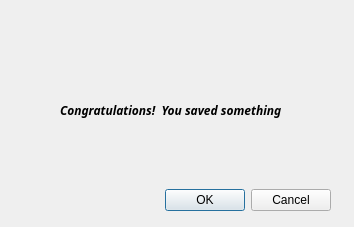
<?xml version="1.0" encoding="UTF-8"?>
<ui version="4.0">
 <class>Save_broadcast</class>
 <widget class="QDialog" name="Save_broadcast">
  <property name="geometry">
   <rect>
    <x>0</x>
    <y>0</y>
    <width>354</width>
    <height>227</height>
   </rect>
  </property>
  <property name="windowTitle">
   <string>Bailar Music</string>
  </property>
  <widget class="QDialogButtonBox" name="buttonBox">
   <property name="geometry">
    <rect>
     <x>110</x>
     <y>180</y>
     <width>221</width>
     <height>41</height>
    </rect>
   </property>
   <property name="orientation">
    <enum>Qt::Horizontal</enum>
   </property>
   <property name="standardButtons">
    <set>QDialogButtonBox::Cancel|QDialogButtonBox::Ok</set>
   </property>
  </widget>
  <widget class="QLabel" name="label">
   <property name="geometry">
    <rect>
     <x>60</x>
     <y>80</y>
     <width>221</width>
     <height>61</height>
    </rect>
   </property>
   <property name="font">
    <font>
     <family>Microsoft YaHei</family>
     <weight>75</weight>
     <italic>true</italic>
     <bold>true</bold>
    </font>
   </property>
   <property name="text">
    <string>Congratulations!  You saved something!</string>
   </property>
  </widget>
 </widget>
 <resources/>
 <connections>
  <connection>
   <sender>buttonBox</sender>
   <signal>accepted()</signal>
   <receiver>Save_broadcast</receiver>
   <slot>accept()</slot>
   <hints>
    <hint type="sourcelabel">
     <x>248</x>
     <y>254</y>
    </hint>
    <hint type="destinationlabel">
     <x>157</x>
     <y>274</y>
    </hint>
   </hints>
  </connection>
  <connection>
   <sender>buttonBox</sender>
   <signal>rejected()</signal>
   <receiver>Save_broadcast</receiver>
   <slot>reject()</slot>
   <hints>
    <hint type="sourcelabel">
     <x>316</x>
     <y>260</y>
    </hint>
    <hint type="destinationlabel">
     <x>286</x>
     <y>274</y>
    </hint>
   </hints>
  </connection>
 </connections>
</ui>
